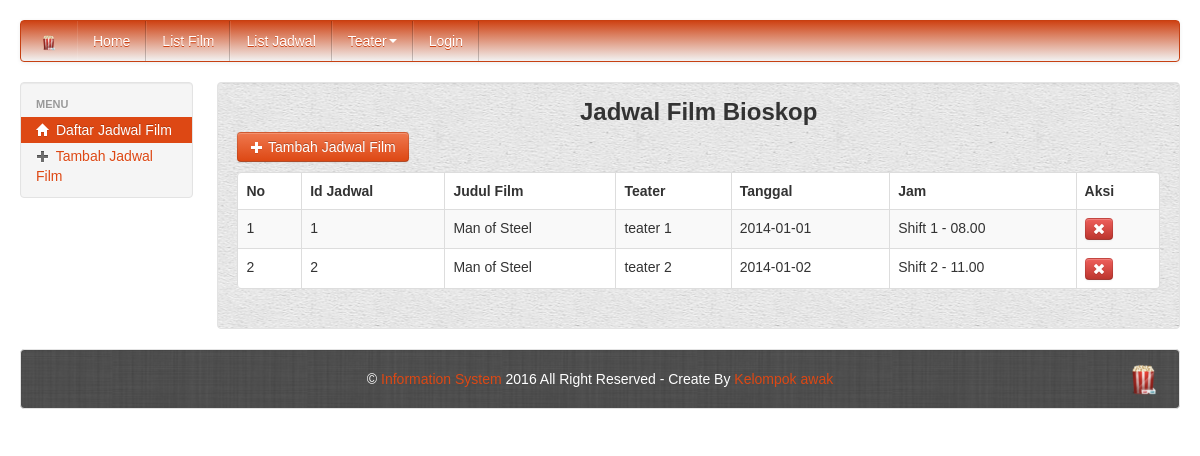
Screenshot of /jadwal_index.php with the database file from the repository.
### tables this page shows
CREATE TABLE IF NOT EXISTS `jadwal` (
  `id_jadwal` int(11) NOT NULL,
  `id_film` int(11) NOT NULL,
  `kode_teater` int(11) NOT NULL,
  `tanggal_tayang` date NOT NULL,
  `id_shift` int(10) NOT NULL,
  PRIMARY KEY (`id_jadwal`),
  KEY `film_jadwal_fk` (`id_film`),
  KEY `ruangan_jadwal_fk` (`kode_teater`)
);

CREATE TABLE IF NOT EXISTS `film` (
  `id_film` int(11) NOT NULL,
  `judul_film` varchar(64) NOT NULL,
  `rating` float NOT NULL,
  `kode_genre` int(11) NOT NULL,
  `kode_klasifikasi_film` int(11) NOT NULL,
  `tahun_produksi` year(4) NOT NULL,
  `studio_produksi` varchar(32) NOT NULL,
  `durasi` time NOT NULL,
  `tanggal_mulai` date NOT NULL,
  `tanggal_selesai` date NOT NULL,
  `image` varchar(128) NOT NULL,
  `harga` int(11) NOT NULL,
  PRIMARY KEY (`id_film`),
  KEY `klasifikasi_film_film_fk` (`kode_klasifikasi_film`),
  KEY `genre_film_fk` (`kode_genre`)
);

CREATE TABLE IF NOT EXISTS `teater` (
  `kode_teater` int(11) NOT NULL,
  `nama_teater` varchar(32) NOT NULL,
  `jumlah_kursi` int(11) NOT NULL,
  PRIMARY KEY (`kode_teater`)
);

CREATE TABLE IF NOT EXISTS `shift_jam` (
  `id_shift` int(11) NOT NULL,
  `shift` varchar(10) NOT NULL,
  `jam_mulai` varchar(10) NOT NULL,
  PRIMARY KEY (`id_shift`)
);

### jadwal_index.php (the view, shortened to what this page needs)
<!DOCTYPE html>
<html>
<head>
<link rel='stylesheet' type='text/css' href='bootstrap/bootstrap.css'/>
<link rel='stylesheet' type='text/css' href='bootstrap/megasoft.css'/>
<body>
<div class='container-fluid' style='margin-top:20px;'>
	<?PHP include("inc/navbar.php"); ?>
	<div class='row-fluid'>
	<div class='span2'>
		<div class="well" style="padding: 8px 0;">
			<ul class="nav nav-list">
			  <li class="nav-header">Menu</li>
			  <li class='active'><a href="jadwal_index.php"><i class="icon icon-home"></i> Daftar Jadwal Film</a></li>
			  <li><a href="jadwal_create.php"><i class="icon icon-plus"></i> Tambah Jadwal Film</a></li>
			</ul>
		</div>
	</div>
	<div class='span10'>
	<div class='well' style='background:url(<?PHP echo "bootstrap/body8.png"; ?>) fixed center;'>
		<center style="font-size:24px"><b>Jadwal Film Bioskop</b></center>
		<p style='margin-top:10px'>
		<a href='jadwal_create.php' class='btn btn-primary'><i class='icon icon-white icon-plus'></i> Tambah Jadwal Film</a>
		<table style='margin-top:10px;background:white' class="table table-bordered table-striped table-hover">
                  <thead>
                    <tr>
                      <th>No</th>
					  <th>Id Jadwal</th>
					  <th>Judul Film</th>
					  <th>Teater</th>
					  <th>Tanggal</th>
					  <th>Jam</th>
					  <th>Aksi</th>
					</tr>
                  </thead>
                  <tbody>
				  <?PHP
					$sql_jadwal = mysql_query("select * from jadwal join film on jadwal.id_film=film.id_film join teater on jadwal.kode_teater=teater.kode_teater join shift_jam on jadwal.id_shift=shift_jam.id_shift order by id_jadwal");
					$no = 1;
					while($data_jadwal =  mysql_fetch_array($sql_jadwal)){
					$jd_id = $data_jadwal['id_jadwal'];
					$jd_film = $data_jadwal['judul_film'];
					$jd_teater = $data_jadwal['nama_teater'];
					$jd_tgl = $data_jadwal['tanggal_tayang'];
					$jd_shift = $data_jadwal['shift'];
					$jd_jam = $data_jadwal['jam_mulai'];
					?>
				  <tr>
					  <td><?PHP echo "$no" ?></td>
					  <td><?PHP echo "$jd_id" ?></td>
					  <td><?PHP echo "$jd_film" ?></td>
					  <td><?PHP echo "$jd_teater" ?></td>
					  <td><?PHP echo "$jd_tgl" ?></td>
					  <td><?PHP echo "$jd_shift - $jd_jam" ?></td>
					  <td>
					  <div class='btn-group'>
					  <a href="jadwal_delete.php?id_jadwal=<?PHP echo $jd_id; ?>" onclick="return confirm('Anda yakin menghapus jadwal film <?php echo "$jd_film" ?>?')" class="btn btn-mini btn-danger tipsy-kiri-atas" title='hapus film'> <i class="icon-remove icon-white"></i> </a>
					  </div>
					  </td>
				  </tr>
				  <?PHP
				  $no++;
				  }
				  ?>
                  </tbody>
            </table>
	</div>
	</div>
	<?PHP include("inc/footer.php"); ?>
</div>
</div>
</body>
</html>

### inc/navbar.php (shortened to what this page needs)
<div class="navbar">
	<div class="navbar-inner">
		<div class="container">
			<a class="brand" href="#"><img src='favicon.ico' height='16px' width='16px'/></a>
			<div class="nav-collapse">
				<ul class="nav">
					<li><a href="index.php">Home</a></li>
					<li><a href="film_list.php">List Film</a></li>
					<li><a href='jadwal_list.php'>List Jadwal</a></li>
					<li class="dropdown"><a href="#" class="dropdown-toggle" data-toggle="dropdown">Teater<b class="caret"></b></a>
					</li>
					<?php
						if(!isset($_SESSION['user']))
						{
						  echo"<li><a href='login.php'>Login</a></li>";
						}
						else
						{
						  echo"<li><a href='logout.php'>Logout (".$_SESSION['user'].")</a></li>";
						}
					?>
				</ul>
			</div>
		</div>
	</div>
</div>

### inc/footer.php
<footer>
<div class='span12'>
<div class="well" style='background:url(<?PHP echo "bootstrap/body7.png"; ?>) fixed center;'>
<center style='color:white'>&copy; <a href='#'>Information System</a> <?PHP echo date('Y'); ?> All Right Reserved - Create By <a href='#'>Kelompok awak</a></center><a href='#' class='pull-right icon_megasoft' style='margin-top:-25px;' title='Information System'></a></a>
</div>
</div>
</footer>

### rows the page displays
jadwal: id_jadwal "1", id_film.judul_film "Man of Steel", kode_teater.nama_teater "teater 1", tanggal_tayang "2014-01-01", id_shift.shift "Shift 1", id_shift.jam_mulai "08.00"
jadwal: id_jadwal "2", id_film.judul_film "Man of Steel", kode_teater.nama_teater "teater 2", tanggal_tayang "2014-01-02", id_shift.shift "Shift 2", id_shift.jam_mulai "11.00"
